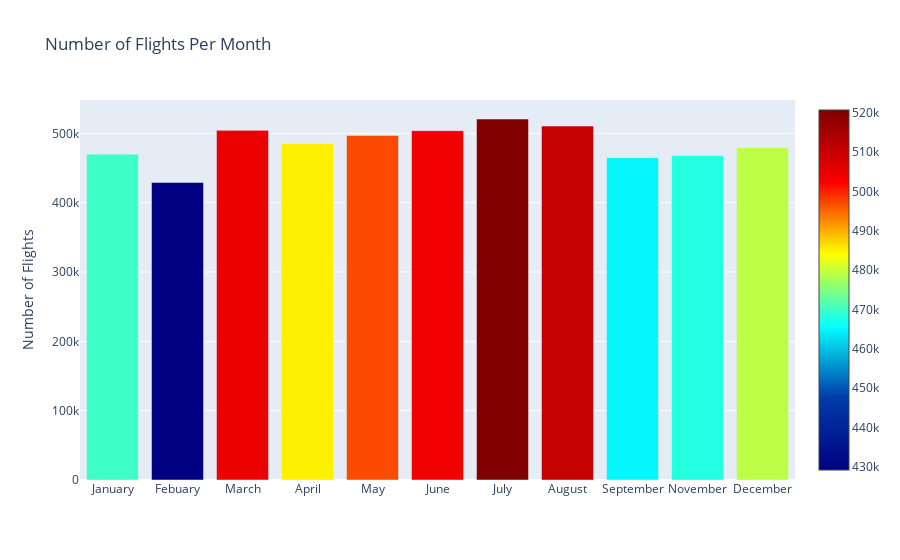

This figure's notebook cell:
### Code cell
bx = All_flights.MONTH.value_counts().to_frame().reset_index().sort_values(by='index')
bx.columns = ['month', 'flight_num']
month = {1: 'January', 2: 'Febuary', 3: 'March', 4: 'April', 5: 'May',
            6: 'June', 7: 'July', 8: 'August', 9: 'September', 10: 'October', 11: 'November', 12: 'December'}
bx.month = bx.month.map(month)

trace = go.Bar(
    x=bx.month,
    y=bx.flight_num,
    marker=dict(
        color = bx.flight_num,
        colorscale='Jet',
        showscale=True)
)

data = [trace]
layout = go.Layout(
    title='Number of Flights Per Month', 
    yaxis = dict(title = 'Number of Flights'
                                                )
)

fig = go.Figure(data=data, layout=layout)
py.iplot(fig)

### Figure 1 — Plotly figure (JSON) as saved in the notebook; plotly's stock layout.template omitted (floating-point values rounded to 4 significant figures)
{"data": [{"marker": {"color": [469968, 429191, 504312, 485151, 496993, 503897, 520718, 510536, 464946, 467972, 479230], "colorscale": [[0, "rgb(0,0,131)"], [0.2, "rgb(0,60,170)"], [0.4, "rgb(5,255,255)"], [0.6, "rgb(255,255,0)"], [0.8, "rgb(250,0,0)"], [1, "rgb(128,0,0)"]], "showscale": true}, "type": "bar", "x": ["January", "Febuary", "March", "April", "May", "June", "July", "August", "September", "November", "December"], "y": [469968, 429191, 504312, 485151, 496993, 503897, 520718, 510536, 464946, 467972, 479230]}], "layout": {"title": {"text": "Number of Flights Per Month"}, "yaxis": {"title": {"text": "Number of Flights"}}}}
